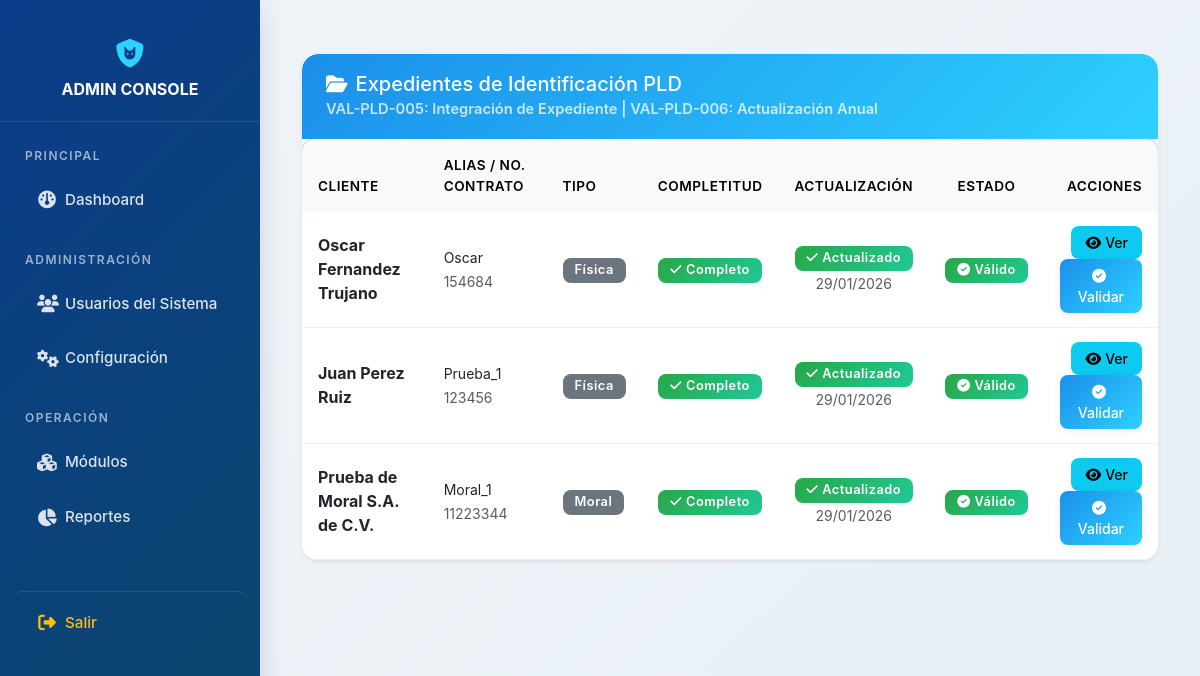
The page /admin/expedientes_pld.php (signed in) on the database its author committed.
### tables this page shows
CREATE TABLE `clientes` (
  `id_cliente` int NOT NULL AUTO_INCREMENT,
  `id_tipo_persona` int DEFAULT NULL,
  `id_tipo_cliente` int DEFAULT NULL,
  `no_contrato` varchar(255) DEFAULT NULL,
  `alias` varchar(255) DEFAULT NULL,
  `fecha_apertura` date DEFAULT NULL,
  `fecha_baja` date DEFAULT NULL,
  `id_usuario` int DEFAULT NULL,
  `id_status` int DEFAULT NULL,
  `nivel_riesgo` decimal(5,2) DEFAULT '0.00',
  `clasificacion_bajo_riesgo` tinyint(1) DEFAULT '0' COMMENT '1 = Cliente clasificado como de bajo riesgo (Art. 17 RCG); criterios en doc Art. 37',
  `fecha_clasificacion_bajo_riesgo` date DEFAULT NULL COMMENT 'Fecha de la clasificación',
  `restriccion_usuario` tinyint(1) DEFAULT '0' COMMENT 'Flag: 1 = RESTRICCION_USUARIO (falta responsable PLD), 0 = sin restricción',
  `fecha_calculo_riesgo` datetime DEFAULT NULL,
  `fecha_ultima_actualizacion_expediente` date DEFAULT NULL COMMENT 'Fecha última actualización del expediente (VAL-PLD-006)',
  `identificacion_incompleta` tinyint(1) DEFAULT '0' COMMENT 'Flag: 1 = Expediente incompleto (VAL-PLD-005)',
  `expediente_completo` tinyint(1) DEFAULT '0' COMMENT 'Flag: 1 = Expediente completo',
  `negativa_identificacion_pld` tinyint(1) DEFAULT '0' COMMENT '1 = Cliente negó proporcionar información (VAL-PLD-026)',
  `fecha_negativa_identificacion_pld` date DEFAULT NULL COMMENT 'Fecha en que se registró la negativa',
  `evidencia_negativa_identificacion_pld` text COMMENT 'Ruta o referencia a evidencia de solicitud',
  PRIMARY KEY (`id_cliente`),
  KEY `idx_clientes_restriccion_usuario` (`restriccion_usuario`,`id_tipo_persona`)
);

CREATE TABLE `cat_tipo_persona` (
  `id_tipo_persona` int NOT NULL AUTO_INCREMENT,
  `nombre` varchar(45) DEFAULT NULL,
  `es_fisica` int DEFAULT NULL,
  `es_moral` int DEFAULT NULL,
  `es_fideicomiso` int DEFAULT NULL,
  PRIMARY KEY (`id_tipo_persona`)
);

### config/pld_expediente.php (called while the page is built, shortened)
<?php
if (!function_exists('validateExpedienteCompleto')) {
    function validateExpedienteCompleto($pdo, $id_cliente, $updateFlags = true) {
        try {
            $stmt = $pdo->prepare("SELECT c.*, tp.nombre as tipo_persona_nombre, tp.es_fisica, tp.es_moral, tp.es_fideicomiso
                                   FROM clientes c
                                   LEFT JOIN cat_tipo_persona tp ON c.id_tipo_persona = tp.id_tipo_persona
                                   WHERE c.id_cliente = ?");
            $stmt->execute([$id_cliente]);
            $cliente = $stmt->fetch(PDO::FETCH_ASSOC);
            $faltantes = [];
            if ($cliente['es_fisica'] > 0) {
                $stmt = $pdo->prepare("SELECT * FROM clientes_fisicas WHERE id_cliente = ?");
                $stmt->execute([$id_cliente]);
                $fisica = $stmt->fetch(PDO::FETCH_ASSOC);
            } elseif ($cliente['es_moral'] > 0) {
                $stmt = $pdo->prepare("SELECT * FROM clientes_morales WHERE id_cliente = ?");
                $stmt->execute([$id_cliente]);
                $moral = $stmt->fetch(PDO::FETCH_ASSOC);
            }
            $stmt = $pdo->query("SELECT COUNT(*) as count
                                FROM INFORMATION_SCHEMA.COLUMNS
                                WHERE TABLE_SCHEMA = DATABASE()
                                AND TABLE_NAME = 'clientes_identificaciones'
                                AND COLUMN_NAME = 'id_status'");
            $hasIdStatus = $stmt->fetch(PDO::FETCH_ASSOC)['count'] > 0;
            if ($hasIdStatus) {
                $stmt = $pdo->prepare("SELECT COUNT(*) as count FROM clientes_identificaciones WHERE id_cliente = ? AND id_status = 1");
            } else {
                $stmt = $pdo->prepare("SELECT COUNT(*) as count FROM clientes_identificaciones WHERE id_cliente = ?");
            }
            $stmt->execute([$id_cliente]);
            $identificaciones = $stmt->fetch(PDO::FETCH_ASSOC);
            $countIdentificaciones = (int)($identificaciones['count'] ?? 0);
            $stmt = $pdo->query("SELECT COUNT(*) as count
                                FROM INFORMATION_SCHEMA.COLUMNS
                                WHERE TABLE_SCHEMA = DATABASE()
                                AND TABLE_NAME = 'clientes_direcciones'
                                AND COLUMN_NAME = 'id_status'");
            $hasIdStatus = $stmt->fetch(PDO::FETCH_ASSOC)['count'] > 0;
            if ($hasIdStatus) {
                $stmt = $pdo->prepare("SELECT COUNT(*) as count FROM clientes_direcciones WHERE id_cliente = ? AND id_status = 1");
            } else {
                $stmt = $pdo->prepare("SELECT COUNT(*) as count FROM clientes_direcciones WHERE id_cliente = ?");
            }
            $stmt->execute([$id_cliente]);
            $direcciones = $stmt->fetch(PDO::FETCH_ASSOC);
            $countDirecciones = (int)($direcciones['count'] ?? 0);
            $stmt = $pdo->query("SELECT COUNT(*) as count
                                FROM INFORMATION_SCHEMA.COLUMNS
                                WHERE TABLE_SCHEMA = DATABASE()
                                AND TABLE_NAME = 'clientes_contactos'
                                AND COLUMN_NAME = 'id_status'");
            $hasIdStatus = $stmt->fetch(PDO::FETCH_ASSOC)['count'] > 0;
            if ($hasIdStatus) {
                $stmt = $pdo->prepare("SELECT COUNT(*) as count FROM clientes_contactos WHERE id_cliente = ? AND id_status = 1");
            } else {
                $stmt = $pdo->prepare("SELECT COUNT(*) as count FROM clientes_contactos WHERE id_cliente = ?");
            }
            $stmt->execute([$id_cliente]);
            $contactos = $stmt->fetch(PDO::FETCH_ASSOC);
            $countContactos = (int)($contactos['count'] ?? 0);
            $stmt = $pdo->prepare("SELECT COUNT(*) as count FROM clientes_documentos
                                   WHERE id_cliente = ? AND id_status = 1 AND ruta IS NOT NULL AND ruta != ''");
            $stmt->execute([$id_cliente]);
            $documentos = $stmt->fetch(PDO::FETCH_ASSOC);
            $countDocumentos = (int)($documentos['count'] ?? 0);
            $completo = empty($faltantes);
            if ($updateFlags) {
                $stmt = $pdo->prepare("UPDATE clientes
                                       SET identificacion_incompleta = ?, expediente_completo = ?
                                       WHERE id_cliente = ?");
                $stmt->execute([$completo ? 0 : 1, $completo ? 1 : 0, $id_cliente]);
            }
            return [
                'completo' => $completo,
                'bloqueado' => !$completo,
                'razon' => $completo ? 'Expediente completo' : 'Expediente incompleto',
                'faltantes' => $faltantes,
                'codigo' => $completo ? null : 'IDENTIFICACION_INCOMPLETA'
            ];
        } catch (Exception $e) {
            error_log("Error en validateExpedienteCompleto: " . $e->getMessage());
            return [
                'completo' => false,
                'bloqueado' => true,
                'razon' => 'Error al validar expediente: ' . $e->getMessage(),
                'faltantes' => []
            ];
        }
    }
    function validateActualizacionExpediente($pdo, $id_cliente) {
        try {
            $stmt = $pdo->prepare("SELECT fecha_ultima_actualizacion_expediente FROM clientes WHERE id_cliente = ?");
            $stmt->execute([$id_cliente]);
            $cliente = $stmt->fetch(PDO::FETCH_ASSOC);
            $fechaActualizacion = new DateTime($cliente['fecha_ultima_actualizacion_expediente']);
            $hoy = new DateTime();
            $diferencia = $hoy->diff($fechaActualizacion);
            $diasTranscurridos = $diferencia->days;
            $actualizado = $diasTranscurridos <= 365;
            return [
                'actualizado' => $actualizado,
                'bloqueado' => !$actualizado,
                'razon' => $actualizado ? 'Expediente actualizado' : 'Expediente vencido (requiere actualización anual)',
                'dias_vencido' => $actualizado ? 0 : ($diasTranscurridos - 365),
                'fecha_ultima_actualizacion' => $cliente['fecha_ultima_actualizacion_expediente']
            ];
        } catch (Exception $e) {
            error_log("Error en validateActualizacionExpediente: " . $e->getMessage());
            return [
                'actualizado' => false,
                'bloqueado' => true,
                'razon' => 'Error al validar actualización: ' . $e->getMessage(),
                'dias_vencido' => null
            ];
        }
    }
}

### admin/expedientes_pld.php (the view, shortened to what this page needs)
<?php
include 'header.php';
require_once '../config/pld_expediente.php';
            ?>
            <?php
$stmt = $pdo->query("
    SELECT c.id_cliente, c.alias, c.no_contrato, c.fecha_apertura,
           c.identificacion_incompleta, c.expediente_completo,
           c.fecha_ultima_actualizacion_expediente,
           tp.nombre as tipo_persona_nombre,
           CASE
               WHEN tp.es_fisica > 0 THEN CONCAT(cf.nombre, ' ', cf.apellido_paterno, ' ', COALESCE(cf.apellido_materno, ''))
               WHEN tp.es_moral > 0 THEN cm.razon_social
               WHEN tp.es_fideicomiso > 0 THEN CONCAT('Fideicomiso ', cfid.numero_fideicomiso)
               ELSE c.alias
           END as nombre_cliente
    FROM clientes c
    LEFT JOIN cat_tipo_persona tp ON c.id_tipo_persona = tp.id_tipo_persona
    LEFT JOIN clientes_fisicas cf ON c.id_cliente = cf.id_cliente AND tp.es_fisica > 0
    LEFT JOIN clientes_morales cm ON c.id_cliente = cm.id_cliente AND tp.es_moral > 0
    LEFT JOIN clientes_fideicomisos cfid ON c.id_cliente = cfid.id_cliente AND tp.es_fideicomiso > 0
    WHERE c.id_status = 1
    ORDER BY c.fecha_apertura DESC
");
$clientes = $stmt->fetchAll(PDO::FETCH_ASSOC);
?>
<div class="container mt-4 mb-5">
    <div class="card shadow-sm">
        <div class="card-header bg-primary text-white d-flex justify-content-between align-items-center">
            <div>
                <h5 class="mb-0"><i class="fa-solid fa-folder-open me-2"></i>Expedientes de Identificación PLD</h5>
                <small class="opacity-75">VAL-PLD-005: Integración de Expediente | VAL-PLD-006: Actualización Anual</small>
            </div>
        </div>
        <div class="card-body p-0">
            <div class="table-responsive">
                <table class="table table-hover mb-0 align-middle">
                    <thead class="table-light">
                        <tr>
                            <th>Cliente</th>
                            <th>Alias / No. Contrato</th>
                            <th>Tipo</th>
                            <th class="text-center">Completitud</th>
                            <th class="text-center">Actualización</th>
                            <th class="text-center">Estado</th>
                            <th class="text-end">Acciones</th>
                        </tr>
                    </thead>
                    <tbody>
                        <?php foreach ($clientes as $c):
                            $resultCompleto = validateExpedienteCompleto($pdo, $c['id_cliente']);
                            $resultActualizacion = validateActualizacionExpediente($pdo, $c['id_cliente']);
                            $isValid = $resultCompleto['completo'] && $resultActualizacion['actualizado'];
                        ?>
                            <tr>
                                <td class="fw-bold"><?= htmlspecialchars($c['nombre_cliente'] ?? $c['alias']) ?></td>
                                <td>
                                    <small><?= htmlspecialchars($c['alias']) ?></small><br>
                                    <small class="text-muted"><?= htmlspecialchars($c['no_contrato'] ?? 'N/A') ?></small>
                                </td>
                                <td>
                                    <span class="badge bg-secondary"><?= htmlspecialchars($c['tipo_persona_nombre'] ?? 'N/A') ?></span>
                                </td>
                                <td class="text-center">
                                    <?php if ($resultCompleto['completo']): ?>
                                        <span class="badge bg-success"><i class="fa-solid fa-check me-1"></i>Completo</span>
                                    <?php endif; ?>
                                </td>
                                <td class="text-center">
                                    <?php if ($resultActualizacion['actualizado']): ?>
                                        <span class="badge bg-success"><i class="fa-solid fa-check me-1"></i>Actualizado</span>
                                        <?php if ($c['fecha_ultima_actualizacion_expediente']): ?>
                                            <br><small class="text-muted"><?= date('d/m/Y', strtotime($c['fecha_ultima_actualizacion_expediente'])) ?></small>
                                        <?php endif; ?>
                                    <?php endif; ?>
                                </td>
                                <td class="text-center">
                                    <?php if ($isValid): ?>
                                        <span class="badge bg-success"><i class="fa-solid fa-check-circle me-1"></i>Válido</span>
                                    <?php elseif ($c['identificacion_incompleta']): ?>
                                        <span class="badge bg-danger"><i class="fa-solid fa-times-circle me-1"></i>IDENTIFICACION_INCOMPLETA</span>
                                    <?php else: ?>
                                        <span class="badge bg-warning text-dark"><i class="fa-solid fa-exclamation me-1"></i>Revisar</span>
                                    <?php endif; ?>
                                </td>
                                <td class="text-end">
                                    <button class="btn btn-sm btn-info" onclick="viewExpediente(<?= $c['id_cliente'] ?>)">
                                        <i class="fa-solid fa-eye me-1"></i>Ver
                                    </button>
                                    <button class="btn btn-sm btn-primary" onclick="validateExpediente(<?= $c['id_cliente'] ?>)">
                                        <i class="fa-solid fa-check-circle me-1"></i>Validar
                                    </button>
                                </td>
                            </tr>
                        <?php endforeach; ?>
                    </tbody>
                </table>
            </div>
        </div>
    </div>
</div>
<?php include '../templates/footer.php'; ?>

### rows shown on the page
clientes: nombre_cliente "Oscar Fernandez Trujano", alias "Oscar", no_contrato "154684", id_tipo_persona.nombre "Física", fecha_ultima_actualizacion_expediente "29/01/2026", shows "Válido"
clientes: nombre_cliente "Juan Perez Ruiz", alias "Prueba_1", no_contrato "123456", id_tipo_persona.nombre "Física", fecha_ultima_actualizacion_expediente "29/01/2026", shows "Válido"
clientes: nombre_cliente "Prueba de Moral S.A. de C.V.", alias "Moral_1", no_contrato "11223344", id_tipo_persona.nombre "Moral", fecha_ultima_actualizacion_expediente "29/01/2026", shows "Válido"
